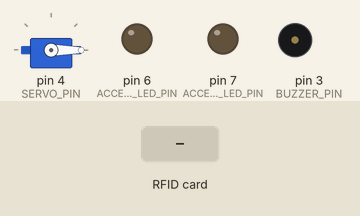
Recording of a program running on a simulated Arduino Uno, built with avr-gcc and run on an emulated ATmega328P. On the bench: servo, output pins drawn as LEDs (lit = HIGH), buzzer (waves = sounding). The test bench sets the inputs (shaded band). Pins used as bus, display or sensor lines are not drawn; what the program prints to the serial monitor is not drawn.

Above: at 1.2 s.
1.3 s: RFID card 5E 7A 19 C4 held to the reader
At 1.9 s:
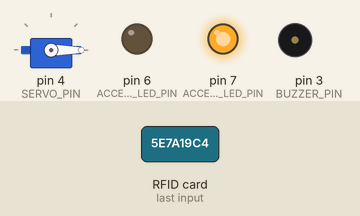
At 3.41 s:
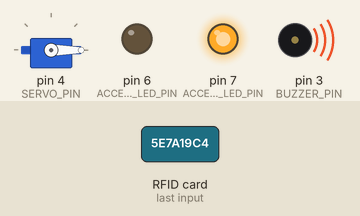
4.3 s: RFID card 7E 00 18 02 held to the reader
6.9 s: RFID card 25 52 C1 01 held to the reader
Timing chart, 0 to 9.9 s (numbered marks = the images above; inputs shaded):
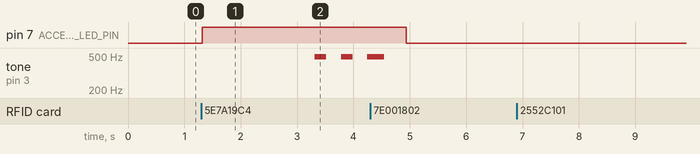

The program:

main.cpp
```cpp
// (licence header left out)
//? Include prototype declaration part
#include "../include/RfidRecognizer.hpp"

// Global vars prototype declaration part
RfidRecognizer rfid;

//? Functions prototype dev part

/**
 * @fn     setup()
 * @brief  Setup Arduino Uno R3 part
 * @return void
 */
void setup() {
  Serial.begin(9600);
  rfid.setup();
}

/**
 * @fn     loop()
 * @brief  life time Arduino Uno R3 actions part
 * @return void
 */
void loop() {
  rfid.recognize();
}
```

Melody.hpp
```cpp
// (licence header left out)
//? Pre-proccessor prototype declaration part
#ifndef __MELODY_HPP__
#define __MELODY_HPP__
#define BUZZER_PIN 3

//? Include prototype declaration part
//* Include std Arduino header(s)
#include <Arduino.h>

//* Include custom header(s)
#include "pitches.h"

//* Class prototype declaration part

/**
 * @class Melody
 * @brief Melody class
 */
class Melody {
public:
  static constexpr int succesSound[2][3] = {
      {NOTE_C5, NOTE_E5, NOTE_G5}, // `succesSound` melody
      {150, 150, 150}};            // `succesSound` durations

  static constexpr int failSound[2][3] = {
      {NOTE_DS3, NOTE_D3, NOTE_CS3}, // `failSound` melody
      {200, 200, 300}};              // `failSound` durations

  /**
   * @fn    Melody;;play(const int [2][N], const int &)
   * @brief Play buzzer sound using one of `_Sound[2][N]`
   *
   * @tparam N         {unsigned int}
   * @param &sound     {const int [2][N]}
   * @param buzzer_pin {const int &}
   *
   * @return void
   */
  template <unsigned int N>
  static void play(const int (&sound)[2][N], unsigned int volume = 100, const unsigned int &buzzer_pin = BUZZER_PIN) {
    volume = constrain(volume, 0, 100); // Ensure the volume is between 0 and 100

    for (unsigned int i{}; i < N; ++i) {
      unsigned int note(sound[0][i]), duration(sound[1][i]);

      // Convert frequency (note) to period (in microseconds)
      unsigned long period = 1000000L / note, // Period of the note in microseconds
          pulseWidth = period * volume / 100; // Duty cycle to simulate volume

      // Play the note with PWM
      //! AnalogWrite doesn't take frequency, only duty cycle
      for (unsigned long j{}; j < duration * 1000L; j += period) {
        analogWrite(buzzer_pin, 127);           // Set to half the maximum value for a 50% duty cycle
        delayMicroseconds(pulseWidth);          // High for `pulseWidth` time
        analogWrite(buzzer_pin, 0);             // Turn off buzzer
        delayMicroseconds(period - pulseWidth); // Low for the rest of the period
      }

      noTone(buzzer_pin);    // Make sure no tone is playing
      delay(duration * 1.3); // Extra delay to prevent overlapping sounds
    }
  }
}; // Melody classs

#endif // __MELODY_HPP__
```

RfidRecognizer.hpp
```cpp
// (licence header left out)
//? Pre-proccessor prototype declaration part
#ifndef __RFID_RECOGNIZER_HPP__
#define __RFID_RECOGNIZER_HPP__
#define MAX_CARDS 2
#define ACCESS_SUCCESS_LED_PIN 6
#define ACCESS_DENIED_LED_PIN 7
#define RSTPIN 9
#define SSPIN 10
#define ACCESS_SUCCESS_LED_PIN 6
#define ACCESS_DENIED_LED_PIN 7
#define AUTHORIZATION_DENIED_MSG "CARD NOT AUTHORISED"
#define AUTHORIZATION_SUCCESS_MSG "CARD AUTHORISED"

//? Include prototype declaration part
//* Include std Arduino header(s)
#include <MFRC522.h>

//* Include custom header(s)
#include "ServoManager.hpp"
#include "Uid.hpp"

//* Class prototype declaration part

/**
 * @class RfidRecognizer
 * @brief RfidRecognizer class
 */
class RfidRecognizer {
public:
  explicit RfidRecognizer();
  void setup();
  void recognize();

private:
  MFRC522 rc;
  ServoManager sm;
  Uid detectedCard,                // A single UID object to hold the detected card
      authorized_cards[MAX_CARDS]; // Store the authorized UIDs and their associated names
  inline void get_UID();
  const bool is_exist();
  const bool listenFromExternal();
  const String listenFromInternal() const;
  void notify(const uint8_t &) const;
}; // RfidRecognizer class

#endif // __RFID_RECOGNIZER_HPP__
```

ServoManager.hpp
```cpp
// (licence header left out)
//? Pre-proccessor prototype declaration part
#ifndef __SERVO_MANAGER_HPP__
#define __SERVO_MANAGER_HPP__
#define SERVO_PIN 4

//? Include prototype declaration part
//* Include std Arduino header(s)
#include <Servo.h>

//* Class prototype declaration part

class ServoManager {
private:
  Servo servo;
  int angle;

public:
  ServoManager();
  ServoManager(int);
  void setup();
  void goToAngle(const int &);
}; // ServoManager class

#endif // __SERVO_MANAGER_HPP__
```

Uid.hpp
```cpp
// (licence header left out)
//? Pre-proccessor prototype declaration part
#ifndef __UID_HPP__
#define __UID_HPP__

//? Include prototype declaration part
//* Include std Arduino header(s)
#include <Arduino.h>

//? Class prototype declaration part

/**
 * @class  Uid
 * @brief Uid class
 */
class Uid {
private:
  byte data[4];
  String name;

public:
  explicit Uid();
  explicit Uid(const byte *, const String &);
  void print() const;
  void print_name() const;
  void print_data() const;
  void clear();
  const byte *get_data() const;
  const String get_name() const;
  bool operator==(const Uid &) const;
  Uid &operator<<(const byte *);
  Uid &operator<<(const String &);
}; // Uid class

#endif // __UID_HPP__
```

pitches.h
```cpp
// (licence header left out)
#ifndef pitches_h
#define pitches_h

#define NOTE_B0  31
#define NOTE_C1  33
#define NOTE_CS1 35
#define NOTE_D1  37
#define NOTE_DS1 39
#define NOTE_E1  41
#define NOTE_F1  44
#define NOTE_FS1 46
#define NOTE_G1  49
#define NOTE_GS1 52
#define NOTE_A1  55
#define NOTE_AS1 58
#define NOTE_B1  62
#define NOTE_C2  65
#define NOTE_CS2 69
#define NOTE_D2  73
#define NOTE_DS2 78
#define NOTE_E2  82
#define NOTE_F2  87
#define NOTE_FS2 93
#define NOTE_G2  98
#define NOTE_GS2 104
#define NOTE_A2  110
#define NOTE_AS2 117
#define NOTE_B2  123
#define NOTE_C3  131
#define NOTE_CS3 139
#define NOTE_DB3 139
#define NOTE_D3  147
#define NOTE_DS3 156
#define NOTE_EB3 156
#define NOTE_E3  165
#define NOTE_F3  175
#define NOTE_FS3 185
#define NOTE_G3  196
#define NOTE_GS3 208
#define NOTE_A3  220
#define NOTE_AS3 233
#define NOTE_B3  247
#define NOTE_C4  262
#define NOTE_CS4 277
#define NOTE_D4  294
#define NOTE_DS4 311
#define NOTE_E4  330
#define NOTE_F4  349
#define NOTE_FS4 370
#define NOTE_G4  392
#define NOTE_GS4 415
#define NOTE_A4  440
#define NOTE_AS4 466
#define NOTE_B4  494
#define NOTE_C5  523
#define NOTE_CS5 554
#define NOTE_D5  587
#define NOTE_DS5 622
#define NOTE_E5  659
#define NOTE_F5  698
#define NOTE_FS5 740
#define NOTE_G5  784
#define NOTE_GS5 831
#define NOTE_A5  880
#define NOTE_AS5 932
#define NOTE_B5  988
#define NOTE_C6  1047
#define NOTE_CS6 1109
#define NOTE_D6  1175
#define NOTE_DS6 1245
#define NOTE_E6  1319
#define NOTE_F6  1397
#define NOTE_FS6 1480
#define NOTE_G6  1568
#define NOTE_GS6 1661
#define NOTE_A6  1760
#define NOTE_AS6 1865
#define NOTE_B6  1976
#define NOTE_C7  2093
#define NOTE_CS7 2217
#define NOTE_D7  2349
#define NOTE_DS7 2489
#define NOTE_E7  2637
#define NOTE_F7  2794
#define NOTE_FS7 2960
#define NOTE_G7  3136
#define NOTE_GS7 3322
#define NOTE_A7  3520
#define NOTE_AS7 3729
#define NOTE_B7  3951
#define NOTE_C8  4186
#define NOTE_CS8 4435
#define NOTE_D8  4699
#define NOTE_DS8 4978
#define REST     0

#endif
```

Melody.cpp
```cpp
// (licence header left out)
//? Include prototype declaration part
//* Include custom header(s)
#include "../include/Melody.hpp"

// Functions prototype dev part
constexpr int Melody::succesSound[2][3]; // To pass `undefined reference to` error
constexpr int Melody::failSound[2][3];   // To pass `undefined reference to` error
```

RfidRecognizer.cpp
```cpp
// (licence header left out)
//? Include prototype declaration part
//* Include custom header(s)
#include "../include/RfidRecognizer.hpp"
#include "../include/Melody.hpp"

// Functions prototype dev part

/**
 * @fn    RfidRecognizer::RfidRecognizer()
 * @brief Construct new RfidRecognizer::RfidRecognizer object
 */
RfidRecognizer::RfidRecognizer()
    : rc(SSPIN, RSTPIN),
      sm() {
  // Index Me :°
  byte uid[4] = {0x7E, 0x00, 0x18, 0x2};
  authorized_cards[0] = Uid(uid, "omardabouza8");

  // Index `Rayen`
  byte uid1[4] = {0x25, 0x52, 0xC1, 0x01};
  authorized_cards[1] = Uid(uid1, "rayendabouza12");
}

/**
 * @fn      RfidRecognizer::setup()
 * @details The main RfidRecognizer setup function!
 * @brief   Setup RfidRecognizer object
 * @return  void
 */
void RfidRecognizer::setup() {
  pinMode(ACCESS_SUCCESS_LED_PIN, OUTPUT); // led for authorised
  pinMode(ACCESS_DENIED_LED_PIN, OUTPUT);  // led for not authorised
  SPI.begin();                             // Init Serial Peripheral Interface
  rc.PCD_Init();                           // Init the receiver
  rc.PCD_DumpVersionToSerial();            // Show details of card reader module
  sm.setup();
}

/**
 * @fn      RfidRecognizer::recognize()
 * @brief   Listen to the `RFID-RC522` detector and verify thte existence of the `detectedCard`
 * @details The main RfidRecognizer lancer function!
 * @return  void
 */
void RfidRecognizer::recognize() {
  if (listenFromExternal()) {
    if (is_exist())
      detectedCard.print(), detectedCard.clear();
    else {
      notify(ACCESS_DENIED_LED_PIN);
      return;
    }
  }
  // notify("CARD NOT AUTHORISED", ACCESS_DENIED_LED_PIN);
  const String appMsg = listenFromInternal();
  if (appMsg.indexOf(AUTHORIZATION_SUCCESS_MSG) != -1)
    notify(ACCESS_SUCCESS_LED_PIN), sm.goToAngle(90);
  else if (appMsg.indexOf(AUTHORIZATION_DENIED_MSG) != -1)
    notify(ACCESS_DENIED_LED_PIN), sm.goToAngle(0);
}

/**
 * @fn    RfidRecognizer::get_UID()
 * @brief Store the detected UID in `detectedCard`
 * @retrn void
 */
inline void RfidRecognizer::get_UID() {
  detectedCard << rc.uid.uidByte; // Copy bytes to detectedCard UID
}

/**
 * @fn    RfidRecognizer::is_exist()
 * @brief  Return `true` if the UID of the `detectedCard` exist in `authorized_cards`, otherwise return `false`
 * @return {const bool}
 */
const bool RfidRecognizer::is_exist() {
  for (size_t i{}; i < MAX_CARDS; i++)
    if (authorized_cards[i] == detectedCard) {
      detectedCard << authorized_cards[i].get_name();
      return true; // UID found in `authorized_cards`
    }
  return detectedCard.clear(), false; // UID not found
}

/**
 * @fn     RfidRecognizer::listen()
 * @brief  Return `false` if no card present/detected, otherwise retrun `true`
 * @return {const bool}
 */
const bool RfidRecognizer::listenFromExternal() {
  if (!rc.PICC_IsNewCardPresent() || !rc.PICC_ReadCardSerial())
    return false;
  return get_UID(), rc.PICC_HaltA(), true;
}

const String RfidRecognizer::listenFromInternal() const {
  String incomingData("");

  // Read data from serial buffer
  while (Serial.available()) {
    incomingData += (char)Serial.read();
    delay(10); // Add delay to allow more data to arrive
  }

  return incomingData; // Return the recived msg
}

/**
 * @fn           RfidRecognizer::notify(const String &, const uint8_t &)
 * @brief         Notify the user/employee physically
 * @param msg     {const String &}
 * @param led_pin {const uint8_t &}
 * @return        void
 */
void RfidRecognizer::notify(const uint8_t &led_pin) const {
  digitalWrite(led_pin, HIGH);
  delay(2000);
  (led_pin == ACCESS_SUCCESS_LED_PIN) ? Melody::play(Melody::succesSound) : Melody::play(Melody::failSound);
  digitalWrite(led_pin, LOW);
  delay(500);
};
```

ServoManager.cpp
```cpp
// (licence header left out)
//? Include prototype declaration part
//* Include std Arduino header(s)
#include <Arduino.h>

//* Include custom header(s)
#include "../include/ServoManager.hpp"

// Functions prototype dev part

ServoManager::ServoManager()
    : angle(0) {};
ServoManager::ServoManager(int _angle)
    : angle(_angle) {};

void ServoManager::setup() {
  servo.attach(SERVO_PIN);
  servo.write(angle);
}

void ServoManager::goToAngle(const int &newAngle) {
  if (newAngle < 0 || newAngle > 180)
    return;
  angle = newAngle;
  servo.write(angle);
}
```

Uid.cpp
```cpp
// (licence header left out)
//? Include prototype declaration part
//* Include custom header(s)
#include "../include/Uid.hpp"

// Functions prototype dev part

/**
 * @fn    Uid::Uid()
 * @brief Construct new Uid::Uid object
 */
Uid::Uid()
    : name("") {
  for (size_t i{}; i < 4; ++i)
    data[i] = 0; // Initialize all byte values to zero
}

/**
 * @fn            Uid::Uid(const byte *, const String &)
 * @brief         Construct new Uid::Uid object
 * @param _data() {const byte *}
 * @param _name   {const String &}
 */
Uid::Uid(const byte *_data, const String &_name)
    : name(_name) {
  for (size_t i{}; i < 4; ++i)
    data[i] = _data[i];
}

/**
 * @fn     Uid::print()
 * @brief  Print the UID (`name` + `data`)
 * @return void
 */
void Uid::print() const {
  for (size_t i{}; i < 4; ++i)
    Serial.print(data[i], HEX), Serial.print(" "); // add space between bytes
  Serial.println(" - " + name);                    // Print the associated name
}

/**
 * @fn     Uid::print_name()
 * @brief  Print the `name` UID
 * @return void
 */
void Uid::print_name() const {
  Serial.println(name); // Print the associated name
}

/**
 * @fn     Uid::print_data
 * @brief  Print the `data` in hex format
 * @return void
 */
void Uid::print_data() const {
  for (size_t i{}; i < 4; ++i)
    Serial.print(data[i], HEX), Serial.print(" ");
  Serial.println("");
}

/**
 * @fn    Uid::clear()
 * @brief  Reset `data` to zeros and `name` to empty String
 * @return void
 */
void Uid::clear() {
  for (size_t i{}; i < 4; ++i)
    data[i] = 0;
  name = "";
}

/**
 * @fn    Uid::get_data()
 * @brief  Get `data` (getter function)
 * @return {const byte *}
 */
const byte *Uid::get_data() const {
  return data;
}

/**
 * @fn    Uid::print_name()
 * @brief  Get `name` (getter function)
 * @return {const byte *}
 */
const String Uid::get_name() const {
  return name;
}

/**
 * @fn           Uid::operator==(const Uid &)
 * @brief        Compare only Uid's data
 * @param  other {const Uid &}
 * @return       bool
 */
bool Uid::operator==(const Uid &other) const {
  for (size_t i{}; i < 4; ++i)
    if (data[i] != other.data[i])
      return false;
  return true;
}

/**
 * @fn          Uid::operator<<(const byte *)
 * @brief       Assign `otherData` to `this->data`
 * @param other {const byte *}
 * @return      {Uid &}
 */
Uid &Uid::operator<<(const byte *otherData) {
  for (size_t i{}; i < 4; ++i)
    data[i] = otherData[i];
  return *this; // Return reference to the current object
}

/**
 * @fn              Uid::operator<<(const String &)
 * @brief           Assign `otherName` to `this->name`
 * @param otherName {const String &}
 * @return          {Uid &}
 */
Uid &Uid::operator<<(const String &otherName) {
  return name = otherName, *this; // Return reference to the current object
}
```

Measured:
- after the input at 1.3 s, pin 7 (ACCESS_DENIED_LED_PIN): LOW → HIGH at once; tone on pin 3 (BUZZER_PIN): alternates 490 Hz for 0.21 s and silent for 0.26 s, starting after 2.0 s
- after the input at 6.9 s, every drawn part: stays the same
